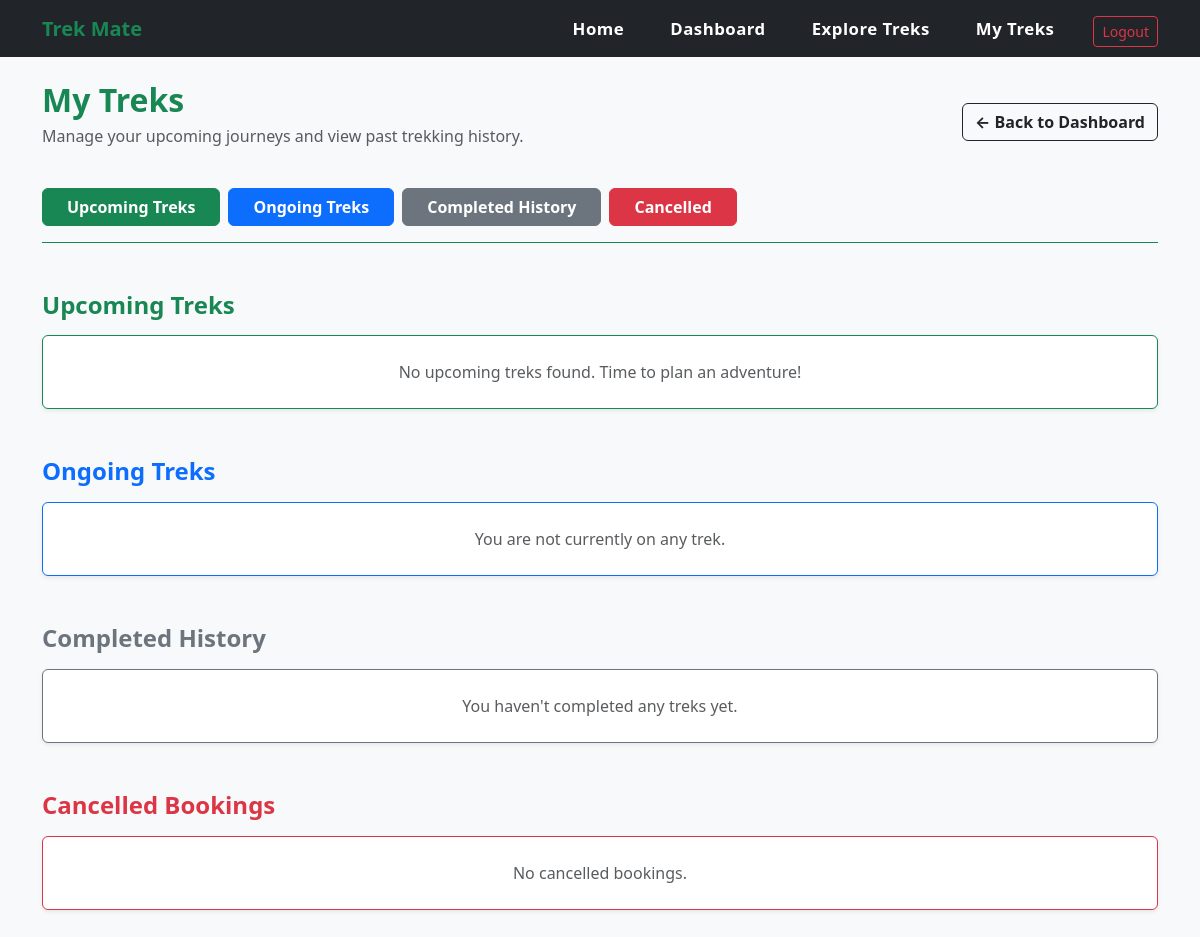
The page /my_treks (signed in) on the database as committed earlier.
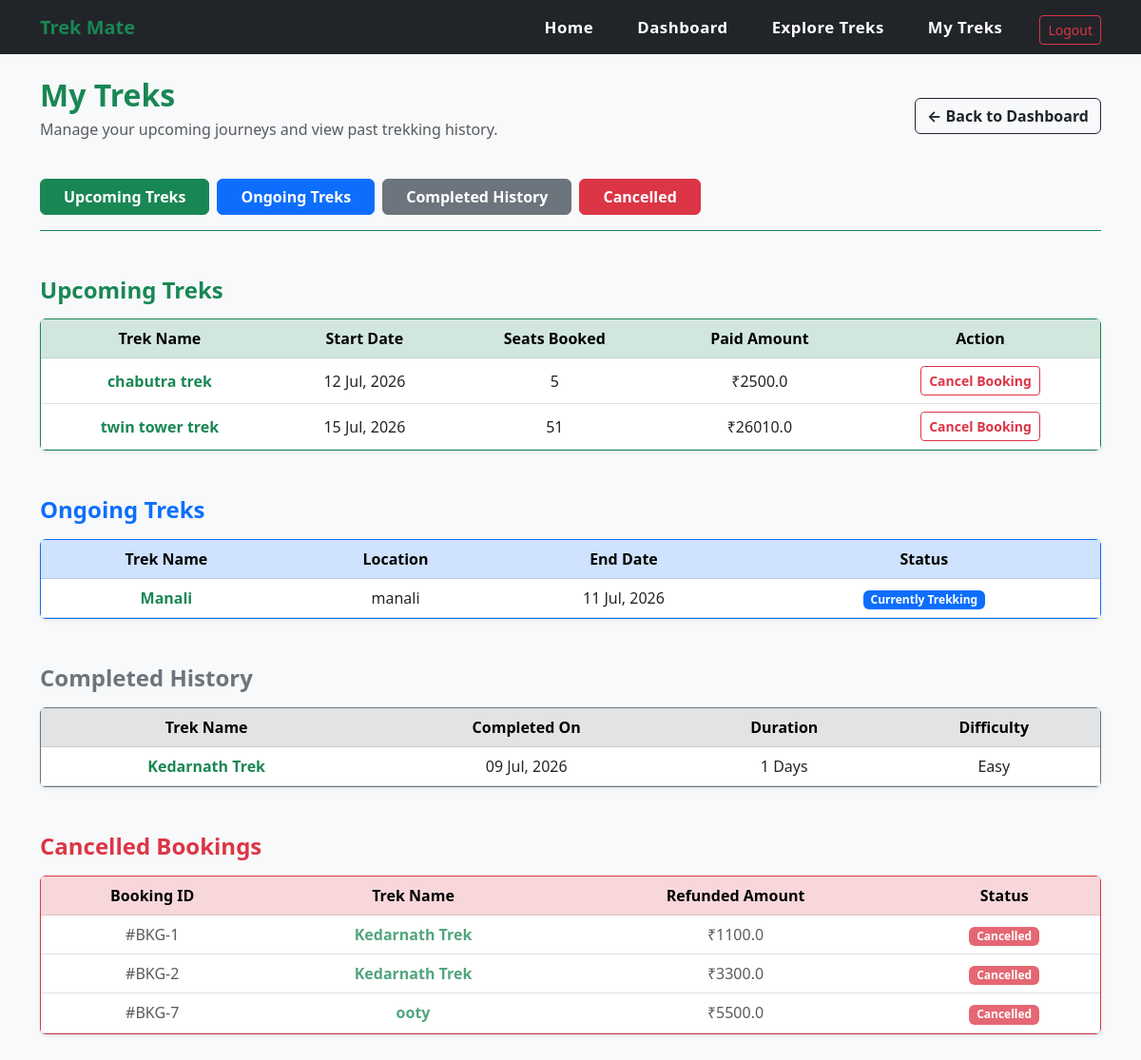
The same page on the database as committed later.
### app.py (models this page shows)
class Booking(db.Model):
    __tablename__ = 'trekmate_booking'
    id = db.Column(db.Integer, primary_key=True)
    trek_id = db.Column(db.Integer, db.ForeignKey('trekmate_treks.id'), nullable=False)
    user_id = db.Column(db.Integer, db.ForeignKey('trekmate_user.id'), nullable=False)
    seats_booked = db.Column(db.Integer, nullable=False)
    total_price = db.Column(db.Float, nullable=False)
    booking_date = db.Column(db.DateTime, default=datetime.utcnow)
    booking_status = db.Column(db.String(15), default='Booked')  # Status can be 'Booked', 'Cancelled', or 'Completed'
    payment_status = db.Column(db.String(15), default='Pending')  # Payment status can be 'Pending', 'Paid', or 'Failed'

class Trek(db.Model):
    __tablename__ = 'trekmate_treks'
    id = db.Column(db.Integer, primary_key=True)
    name = db.Column(db.String(100), nullable=False)
    location = db.Column(db.String(100), nullable=False)
    state = db.Column(db.String(50), nullable=False)
    country = db.Column(db.String(50), nullable=False, default='India')
    description = db.Column(db.Text, nullable=True)
    duration = db.Column(db.Integer, nullable=False)
    difficulty = db.Column(db.String(20), nullable=False)
    available_slots = db.Column(db.Integer, nullable=False)
    price = db.Column(db.Float, nullable=False, default=0.0)
    status = db.Column(db.String(15), nullable=False, default='upcoming')
    start_date = db.Column(db.Date, nullable=False)
    end_date = db.Column(db.Date, nullable=False)
    assigned_staff = db.Column(db.String(100), nullable=True)  # Optional field to store staff name or ID
    staff_id = db.Column(db.Integer, db.ForeignKey('trekmate_staff.id'))
    bookings = db.relationship('Booking', backref='trek', lazy=True)

### app.py (the view)
@app.route("/my_treks")
def my_treks():
    if session.get('user_id') == None or session.get('role') != 'trekker':
        flash("Please log in first.", "danger")
        return redirect(url_for('login'))
    user = User.query.get(session['user_id'])
    today = date.today()
    upcoming_bookings = []
    current_bookings = []
    completed_bookings = []
    cancelled_bookings = []
    for booking in user.bookings:
        if booking.booking_status == 'Cancelled':
            cancelled_bookings.append(booking)
        elif booking.trek.end_date < today:
            completed_bookings.append(booking)
        elif booking.trek.start_date <= today and booking.trek.end_date >= today:
            current_bookings.append(booking)
        else:
            upcoming_bookings.append(booking)
    return render_template("my_treks.html",
                           upcoming=upcoming_bookings,
                           current=current_bookings,
                           completed=completed_bookings,
                           cancelled=cancelled_bookings)

### templates/my_treks.html (shortened to what the changed rows need)
{% extends 'base.html' %}
{% block content %}
<div class="container mt-4 mb-5">
    <div class="row mb-4 align-items-center">
        <div class="col-md-8">
            <h2 class="fw-bold text-success mb-1">My Treks</h2>
        </div>
    </div>
    <div class="card shadow-sm border-success mb-5">
        <div class="card-body p-0 table-responsive custom-table-scroll">
            {% if upcoming %}
                <table class="table table-hover mb-0 text-center align-middle">
                    <thead class="table-success">
                        <tr>
                            <th>Trek Name</th>
                            <th>Start Date</th>
                            <th>Seats Booked</th>
                            <th>Paid Amount</th>
                            <th>Action</th>
                        </tr>
                    </thead>
                    <tbody>
                        {% for booking in upcoming %}
                        <tr>
                            <td class="fw-bold">
                                <a href="{{ url_for('booking_details', booking_id=booking.id) }}" class="text-success text-decoration-none">
                                    {{ booking.trek.name }}
                                </a>
                            </td>
                            <td>{{ booking.trek.start_date.strftime('%d %b, %Y') }}</td>
                            <td>{{ booking.seats_booked }}</td>
                            <td>₹{{ booking.total_price }}</td>
                            <td>
                                <a href="{{ url_for('cancel_booking', booking_id=booking.id) }}"
                                   class="btn btn-outline-danger btn-sm fw-bold"
                                   onclick="return confirm('Cancel this booking? This action cannot be undone.');">
                                   Cancel Booking
                                </a>
                            </td>
                        </tr>
                        {% endfor %}
                    </tbody>
                </table>
            {% else %}
                <div class="p-4 text-center text-muted">No upcoming treks found. Time to plan an adventure!</div>
            {% endif %}
        </div>
    </div>
    <div class="card shadow-sm border-primary mb-5">
        <div class="card-body p-0 table-responsive">
            {% if current %}
                <table class="table table-hover mb-0 text-center align-middle">
                    <thead class="table-primary">
                        <tr>
                            <th>Trek Name</th>
                            <th>Location</th>
                            <th>End Date</th>
                            <th>Status</th>
                        </tr>
                    </thead>
                    <tbody>
                        {% for booking in current %}
                        <tr>
                            <td class="fw-bold">
                                <a href="{{ url_for('booking_details', booking_id=booking.id) }}" class="text-success text-decoration-none">
                                    {{ booking.trek.name }}
                                </a>
                            </td>
                            <td>{{ booking.trek.location }}</td>
                            <td>{{ booking.trek.end_date.strftime('%d %b, %Y') }}</td>
                            <td><span class="badge bg-primary">Currently Trekking</span></td>
                        </tr>
                        {% endfor %}
                    </tbody>
                </table>
            {% else %}
                <div class="p-4 text-center text-muted">You are not currently on any trek.</div>
            {% endif %}
        </div>
    </div>
    <div class="card shadow-sm border-secondary mb-5">
        <div class="card-body p-0 table-responsive">
            {% if completed %}
                <table class="table table-hover mb-0 text-center align-middle">
                    <thead class="table-secondary">
                        <tr>
                            <th>Trek Name</th>
                            <th>Completed On</th>
                            <th>Duration</th>
                            <th>Difficulty</th>
                        </tr>
                    </thead>
                    <tbody>
                        {% for booking in completed %}
                        <tr>
                            <td class="fw-bold">
                                <a href="{{ url_for('booking_details', booking_id=booking.id) }}" class="text-success text-decoration-none">
                                    {{ booking.trek.name }}
                                </a>
                            </td>
                            <td>{{ booking.trek.end_date.strftime('%d %b, %Y') }}</td>
                            <td>{{ booking.trek.duration }} Days</td>
                            <td>{{ booking.trek.difficulty }}</td>
                        </tr>
                        {% endfor %}
                    </tbody>
                </table>
            {% else %}
                <div class="p-4 text-center text-muted">You haven't completed any treks yet.</div>
            {% endif %}
        </div>
    </div>
    <div class="card shadow-sm border-danger mb-5">
        <div class="card-body p-0 table-responsive">
            {% if cancelled %}
                <table class="table table-hover mb-0 text-center align-middle">
                    <thead class="table-danger">
                        <tr>
                            <th>Booking ID</th>
                            <th>Trek Name</th>
                            <th>Refunded Amount</th>
                            <th>Status</th>
                        </tr>
                    </thead>
                    <tbody>
                        {% for booking in cancelled %}
                        <tr class="opacity-75">
                            <td>#BKG-{{ booking.id }}</td>
                            <td class="fw-bold">
                                <a href="{{ url_for('booking_details', booking_id=booking.id) }}" class="text-success text-decoration-none">
                                    {{ booking.trek.name }}
                                </a>
                            </td>
                            <td>₹{{ booking.total_price }}</td>
                            <td><span class="badge bg-danger">Cancelled</span></td>
                        </tr>
                        {% endfor %}
                    </tbody>
                </table>
            {% else %}
                <div class="p-4 text-center text-muted">No cancelled bookings.</div>
            {% endif %}
        </div>
    </div>
</div>
{% endblock %}

Rows that differ between the two databases and show on the page:
added Booking: trek.name "chabutra trek", trek.start_date "12 Jul, 2026", seats_booked "5", total_price "2500.0", shown under "Upcoming Treks"
added Booking: trek.name "twin tower trek", trek.start_date "15 Jul, 2026", seats_booked "51", total_price "26010.0", shown under "Upcoming Treks"
added Booking: trek.name "Manali", trek.location "manali", trek.end_date "11 Jul, 2026", shown under "Ongoing Treks"
added Booking: trek.name "Kedarnath Trek", trek.end_date "09 Jul, 2026", trek.duration "1", trek.difficulty "Easy", shown under "Completed History"
added Booking: id "1", trek.name "Kedarnath Trek", total_price "1100.0", shown under "Cancelled Bookings"
added Booking: id "2", trek.name "Kedarnath Trek", total_price "3300.0", shown under "Cancelled Bookings"
added Booking: id "7", trek.name "ooty", total_price "5500.0", shown under "Cancelled Bookings"
Other text that changed with them:
text no longer shown: "No upcoming treks found. Time to plan an adventure! You are not currently on any trek. You haven't completed any treks yet. No cancelled bookings."
text now shown: "Trek Name Start Date Seats Booked Paid Amount Action Trek Name Location End Date Status Trek Name Completed On Duration Difficulty Booking ID Trek Name Refunded Amount Status"
